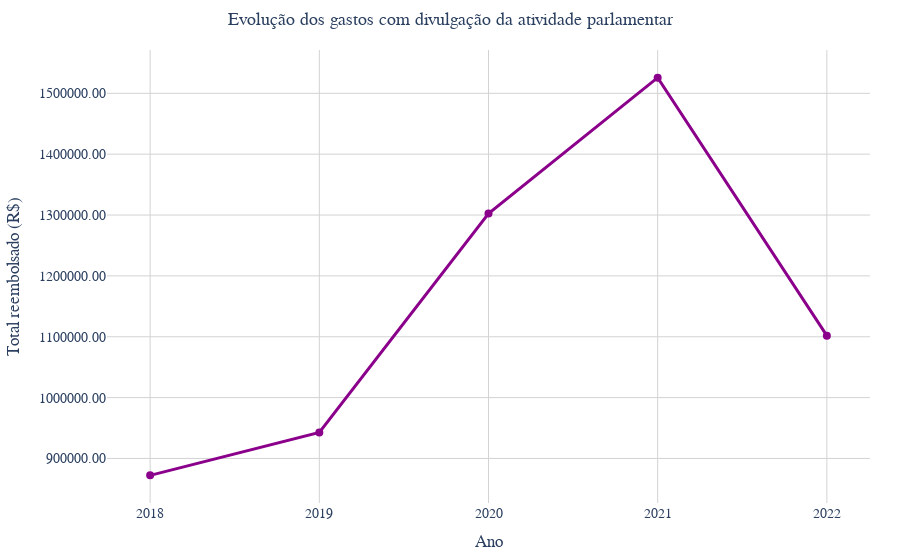

Write notebook code for a chart like this one.
### Markdown cell above
### 2.8 Gastos em anos eleitorais
   **Pergunta:** Os gastos com "Divulgação da Atividade Parlamentar" aumentam durante os anos eleitorais?  
   
   **Hipótese:** Durante os anos de eleição, pode haver mais reembolsos relacionados a divulgação.

### Code cell
# Filtrar apenas os gastos com "Divulgação da Atividade Parlamentar"
df_divulgacao = df_ceaps_limpo[df_ceaps_limpo["TIPO_DESPESA"].str.contains("Divulgação", case=False, na=False)]

# Agrupar por ano e somar os gastos
gastos_divulgacao_por_ano = df_divulgacao.groupby("ANO")["VALOR_REEMBOLSADO"].sum().reset_index()

# Criar o gráfico de linha
fig = px.line(
    gastos_divulgacao_por_ano,
    x="ANO",
    y="VALOR_REEMBOLSADO",
    markers=True,
    title="Evolução dos gastos com divulgação da atividade parlamentar",
)

# Melhorar a estética do gráfico
fig.update_layout(
    xaxis_title="Ano",
    yaxis_title="Total reembolsado (R$)",
    template="plotly_white",
    title_x=0.5,  # Centralizar título
    font=dict(family="Arial, sans-serif", size=14),  # Fonte padrão
    title_font=dict(size=18, family="Arial, sans-serif"),
    yaxis=dict(tickformat=".2f", showgrid=True, gridcolor="lightgrey"),  # Melhorar formatação e grade
    xaxis=dict(
        tickmode="linear",
        tick0=min(gastos_divulgacao_por_ano["ANO"]),
        dtick=1,
        showgrid=True,
        gridcolor="lightgrey"
    ),
    margin=dict(l=50, r=30, t=50, b=50),
    hovermode="x unified",
    plot_bgcolor="rgba(0,0,0,0)",  # Fundo transparente
)

# Ajustar traços e marcadores
fig.update_traces(
    line=dict(color="#8B008B", width=3),
    marker=dict(size=8, symbol="circle", color="#8B008B"),
    hovertemplate="Ano: %{x}<br>Reembolso: R$%{y:,.2f}"
)

fig.show()

### Figure 1 — Plotly figure (JSON) as saved in the notebook; plotly's stock layout.template omitted (floating-point values rounded to 4 significant figures)
{"data": [{"hovertemplate": "Ano: %{x}<br>Reembolso: R$%{y:,.2f}", "legendgroup": "", "line": {"color": "#8B008B", "dash": "solid", "width": 3}, "marker": {"color": "#8B008B", "size": 8, "symbol": "circle"}, "mode": "lines+markers", "name": "", "orientation": "v", "showlegend": false, "type": "scatter", "x": [2018, 2019, 2020, 2021, 2022], "xaxis": "x", "y": [872300.0, 942700.0, 1302000.0, 1526000.0, 1102000.0], "yaxis": "y"}], "layout": {"font": {"family": "Arial, sans-serif", "size": 14}, "hovermode": "x unified", "legend": {"tracegroupgap": 0}, "margin": {"b": 50, "l": 50, "r": 30, "t": 50}, "plot_bgcolor": "rgba(0,0,0,0)", "title": {"font": {"family": "Arial, sans-serif", "size": 18}, "text": "Evolução dos gastos com divulgação da atividade parlamentar", "x": 0.5}, "xaxis": {"anchor": "y", "domain": [0, 1], "dtick": 1, "gridcolor": "lightgrey", "showgrid": true, "tick0": 2018, "tickmode": "linear", "title": {"text": "Ano"}}, "yaxis": {"anchor": "x", "domain": [0, 1], "gridcolor": "lightgrey", "showgrid": true, "tickformat": ".2f", "title": {"text": "Total reembolsado (R$)"}}}}
